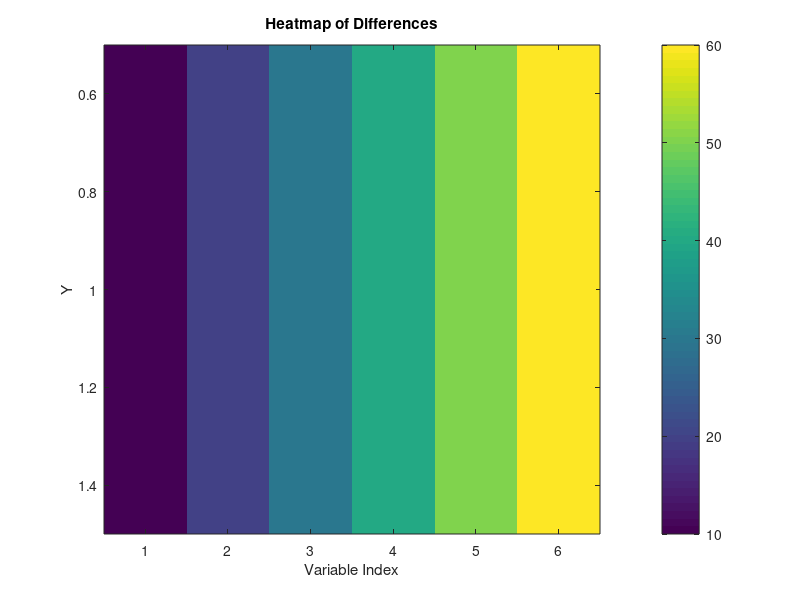

The MATLAB script that drew this image:
[X, Y] = meshgrid(1:6, 1);  
Z = zeros(size(X));  


differences = [10, 20, 30, 40, 50, 60];  

for i = 1:6
    Z(:, i) = differences(i);  
end


imagesc(Z);

colorbar;

xlabel('Variable Index');
ylabel('Y');
title('Heatmap of Differences');
